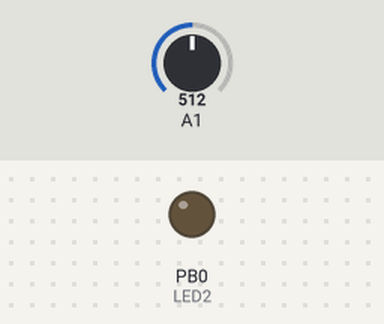
The sketch below on a simulated ATtiny85, built with avr-gcc and run on an emulated ATtiny85. On the bench: output pins drawn as LEDs (lit = HIGH). The test bench sets the inputs (shaded band); at power-on: A1 = 512.

Above: at 0.1 s.
At 1.1 s:
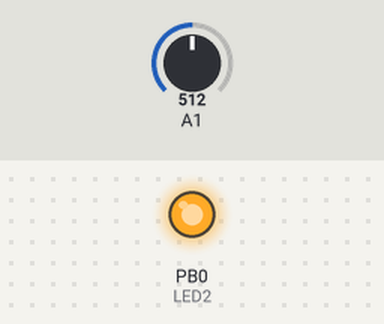
Timing chart, 0 to 2.6 s (numbered marks = the images above):
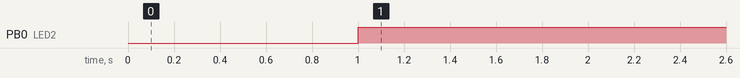

Measured:
- by itself, PB0 (LED2): LOW → HIGH at 1.0 s

The sketch:

digispark-touchless.ino
```cpp
/*
 * Digispark Touchless Presenter
 * LED    status LED
 * LED2   sense LED
 * SENSOR GP2Y0A21YK
 */
#include "DigiKeyboard.h"

#define LED 1     // P1
#define LED2 0    // P0 (onBoard)
#define SENSOR  1 // P2

#define THRESHOLD 500
#define HYSTERESIS 1500
#define WAIT 500

#define PUSHKEY  0x4F  // Right Arrow

void setup() {

  pinMode(LED, OUTPUT);
  pinMode(LED2, OUTPUT);
  pinMode(SENSOR, INPUT);

  digitalWrite(LED, HIGH);
  delay(500);
  digitalWrite(LED, LOW);
  delay(500);

}

void loop() {

  static int sense = 0;
  static int hyst = 0;
  static bool sent = false;
  static bool ind = HIGH;

  sense = analogRead(SENSOR);

  if (sense > THRESHOLD) {
    // Hand on sensor
    digitalWrite(LED2, HIGH);
    if (hyst >= HYSTERESIS) {
      if (sent == false) {
        DigiKeyboard.sendKeyStroke(0);
        DigiKeyboard.sendKeyStroke(PUSHKEY);
        sent = true;
      }
    } else {
      hyst += WAIT;
    }
  } else {
    hyst = 0;
    sent = false;
    digitalWrite(LED2, LOW);
  }

  digitalWrite(LED, ind);
  ind = not ind;

  DigiKeyboard.delay(WAIT);

}
```
